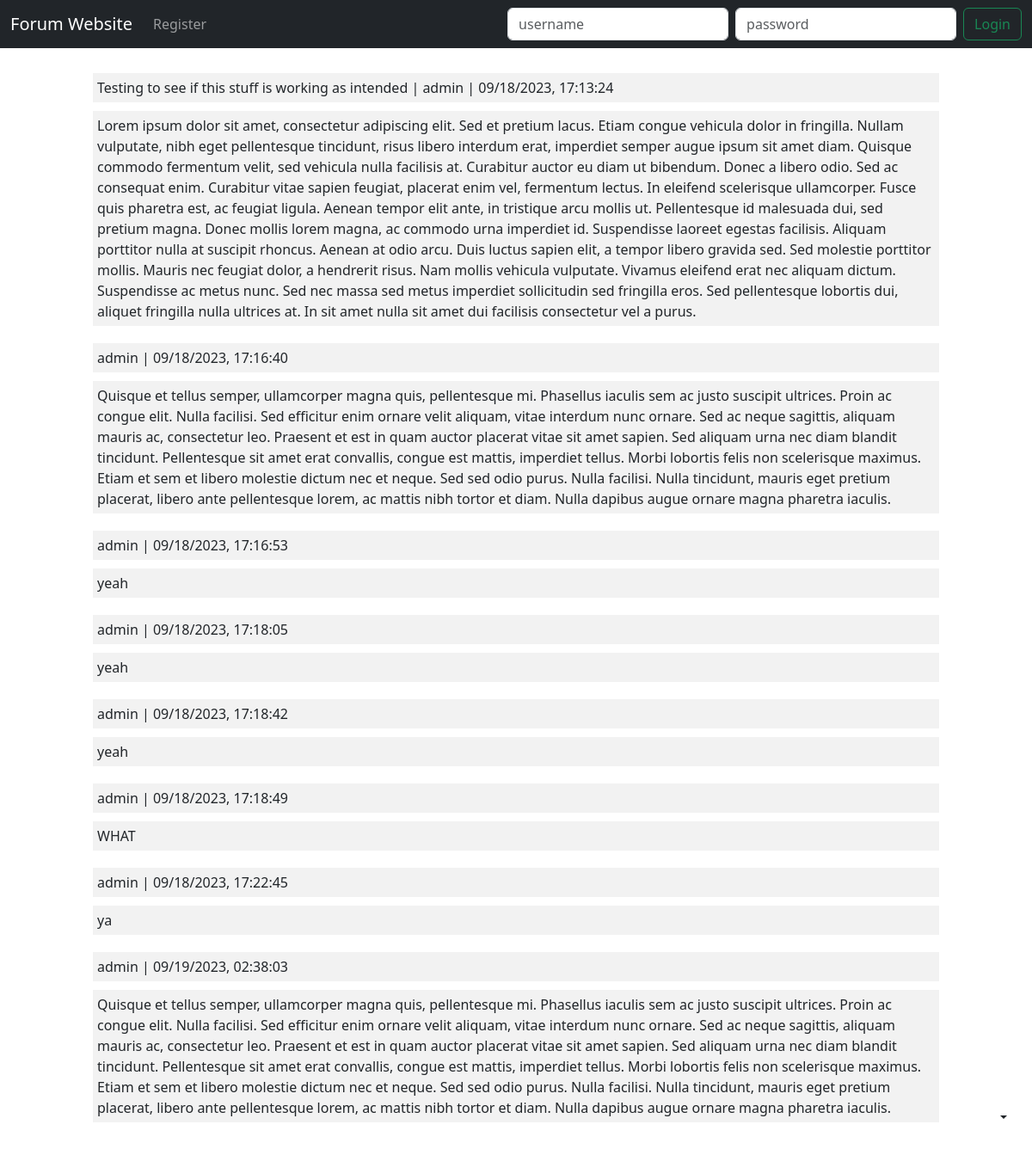
The page /show_post/2 on the database as committed earlier.
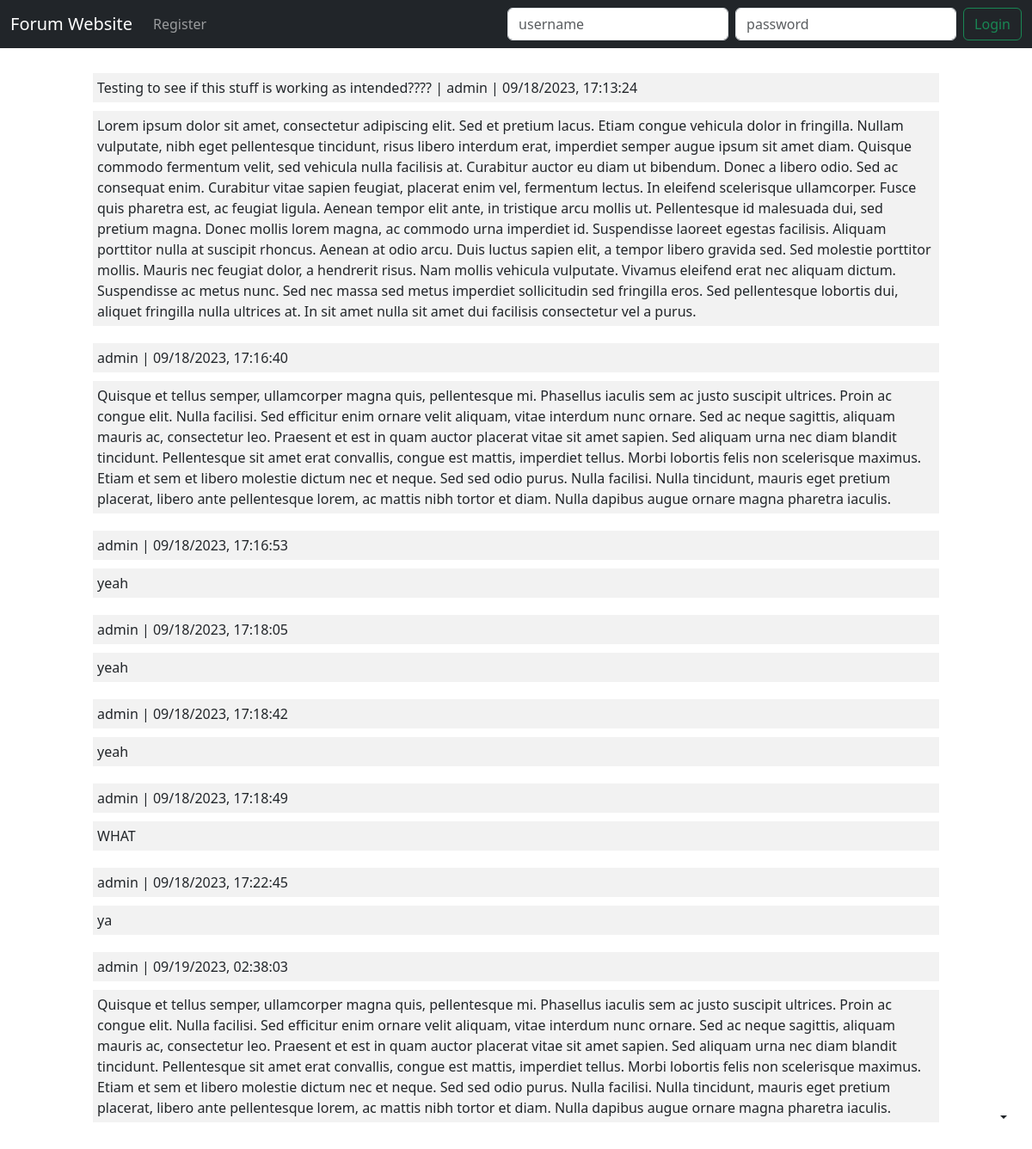
The same page on the database as committed later.
### main.py (models this page shows)
class Post(UserMixin, db.Model):
    __tablename__ = "posts"
    post_id = db.Column(db.Integer, primary_key=True)
    title = db.Column(db.String(50), nullable=False)
    body = db.Column(db.String(1000), nullable=False)
    date = db.Column(db.String(50), nullable=False)
    reply_count = db.Column(db.Integer, nullable=False)
    last_reply = db.Column(db.String(50), nullable=False)
    author_id = db.Column(db.String(30), db.ForeignKey('users.username'), nullable=False)

### main.py (the view, shortened to what this page needs)
@app.route("/show_post/<int:post_id>", methods=["GET", "POST"])
def show_post(post_id):
    page_title = f"Post {post_id}"
    form = CreatePostReplyForm()
    post = db.get_or_404(Post, post_id)
    all_replies = db.session.execute(db.select(Reply).where(Reply.post_id == post_id)).scalars().all()
    return render_template("show_post.html", page_title=page_title, post=post, replies=all_replies, form=form, current_user=current_user)

### forms.py
class CreatePostReplyForm(FlaskForm):
    body = CKEditorField("Reply Content", validators=[DataRequired()])
    submit = SubmitField("Submit Reply")

### templates/show_post.html (shortened to what this page needs)
{% from "bootstrap5/form.html" import render_form %}
{% include "header.html" %}
<div id="main-content">
    <div class="row mb-3">
    <div class="col-md-12 themed-grid-col index-style">{{ post.title }} | {{ post.author_id }} | {{ post.date }}</div>
    <div class="col-md-12 themed-grid-col index-style post-buffer">{{ post.body }}</div>
    {% for reply in replies %}
        <div class="col-md-12 themed-grid-col index-style">{{ reply.author_id }} | {{ reply.date }}</div>
        <div class="col-md-12 themed-grid-col index-style post-buffer">{{ reply.body }}</div>
    {% endfor %}
    </div>
</div>
</body>
</html>

Rows that differ between the two databases and show on the page:
changed Post "admin": title "Testing to see if this stuff is working as intended" → "Testing to see if this stuff is working as intended????"
